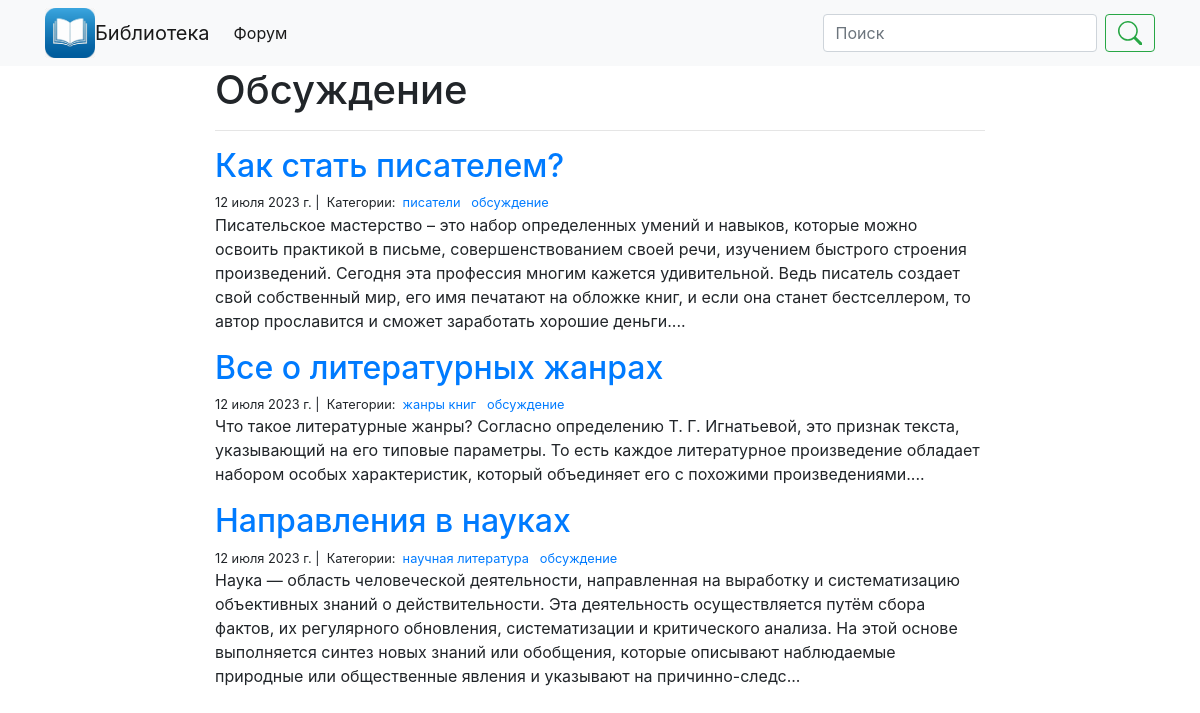
The app's page /forum/category/обсуждение/ with its own data.
### forum/models.py (models this page shows)
class Category(models.Model):
    name = models.CharField(max_length=20)

class Post(models.Model):
    title = models.CharField(max_length=100)
    body = models.TextField()
    created_on = models.DateTimeField(auto_now_add=True)
    last_modified = models.DateTimeField(auto_now=True)
    categories = models.ManyToManyField('Category', related_name='posts')

### forum/views.py (the view)
# urls.py: path('category/<str:category>/', views.forum_category, name='forum_category'),
def forum_category(request, category):
    posts = Post.objects.filter(categories__name__contains=category)
    context = {'category': category, 'posts': posts}
    return render(request, 'forum_category.html', context)

### forum/templates/forum_category.html
{% extends "base.html" %}
{% block page_content %}
<div class="col-md-8 offset-md-2">
    <h1>{{ category | title }}</h1>
    <hr>
    {% for post in posts %}
        <h2><a href="{% url 'forum_detail' post.pk%}">{{ post.title }}</a></h2>
        <small>
            {{ post.created_on.date }} |&nbsp;
            Категории:&nbsp;
            {% for category in post.categories.all %}
            <a href="{% url 'forum_category' category.name %}">
                {{ category.name }}
            </a>&nbsp;
            {% endfor %}
        </small>
        <p>{{ post.body | slice:":400" }}...</p>
    {% endfor %}
</div>
{% endblock %}

### records on screen
Category: name "Обсуждение", name "обсуждение"
Post: title "Как стать писателем?", created_on "12 июля 2023 г.", body "Писательское мастерство – это набор определенных умений и навыков, которые можно освоить практикой в письме, совершенствованием своей речи, изучением быстрого строения произведений. Сегодня эта профессия многим кажется удивительной. Ведь писатель создает свой собственный мир, его имя печатают на обложке книг, и если она станет бестселлером, то автор прославится и сможет заработать хорошие деньги."
Category: name "писатели"
Post: title "Все о литературных жанрах", created_on "12 июля 2023 г.", body "Что такое литературные жанры? Согласно определению Т. Г. Игнатьевой, это признак текста, указывающий на его типовые параметры. То есть каждое литературное произведение обладает набором особых характеристик, который объединяет его с похожими произведениями."
Category: name "жанры книг"
Post: title "Направления в науках", created_on "12 июля 2023 г.", body "Наука — область человеческой деятельности, направленная на выработку и систематизацию объективных знаний о действительности. Эта деятельность осуществляется путём сбора фактов, их регулярного обновления, систематизации и критического анализа. На этой основе выполняется синтез новых знаний или обобщения, которые описывают наблюдаемые природные или общественные явления и указывают на причинно-следс"
Category: name "научная литература"
